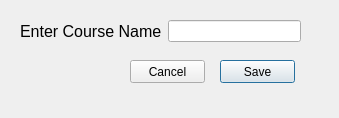
<?xml version="1.0" encoding="UTF-8"?>
<ui version="4.0">
 <class>Dialog</class>
 <widget class="QDialog" name="Dialog">
  <property name="geometry">
   <rect>
    <x>0</x>
    <y>0</y>
    <width>339</width>
    <height>118</height>
   </rect>
  </property>
  <property name="windowTitle">
   <string>Dialog</string>
  </property>
  <widget class="QWidget" name="formLayoutWidget">
   <property name="geometry">
    <rect>
     <x>20</x>
     <y>20</y>
     <width>281</width>
     <height>47</height>
    </rect>
   </property>
   <layout class="QFormLayout" name="formLayout">
    <item row="0" column="1">
     <widget class="QLineEdit" name="le_course_name"/>
    </item>
    <item row="0" column="0">
     <widget class="QLabel" name="label">
      <property name="font">
       <font>
        <pointsize>12</pointsize>
       </font>
      </property>
      <property name="text">
       <string>Enter Course Name</string>
      </property>
     </widget>
    </item>
   </layout>
  </widget>
  <widget class="QPushButton" name="btn_save">
   <property name="geometry">
    <rect>
     <x>220</x>
     <y>60</y>
     <width>75</width>
     <height>23</height>
    </rect>
   </property>
   <property name="text">
    <string>Save</string>
   </property>
  </widget>
  <widget class="QPushButton" name="btn_cancel">
   <property name="geometry">
    <rect>
     <x>130</x>
     <y>60</y>
     <width>75</width>
     <height>23</height>
    </rect>
   </property>
   <property name="text">
    <string>Cancel</string>
   </property>
  </widget>
 </widget>
 <resources/>
 <connections/>
</ui>
